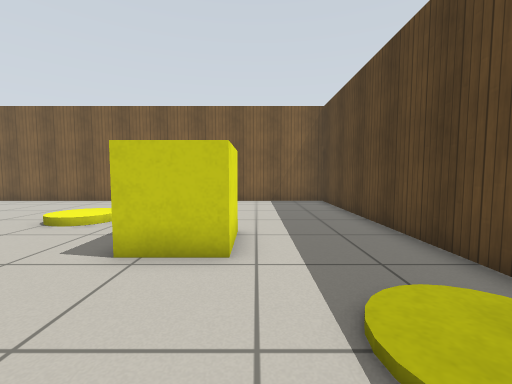
[1] (above)

21 first-person views from a walk through a world built for the Gazebo simulator. The camera is 0.72 m above the floor, tilts 4° down and sees 90° across. The floor is counted in squares, 0.5 m on a side. Each view is taken from the middle of a square. On the plan, view 1 faces up. The plan holds only what a view shows up to about 13 squares ahead; the rest is blank. Simple patterns stand in for the simulator's built-in surfaces.

[2]
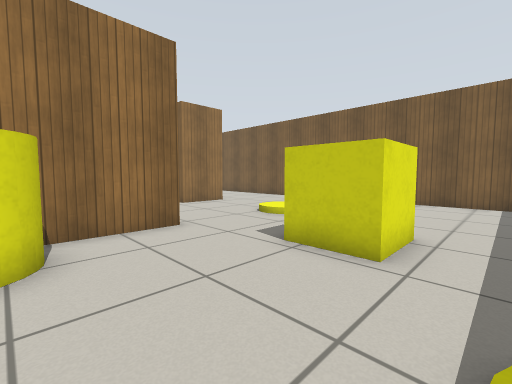

[3]
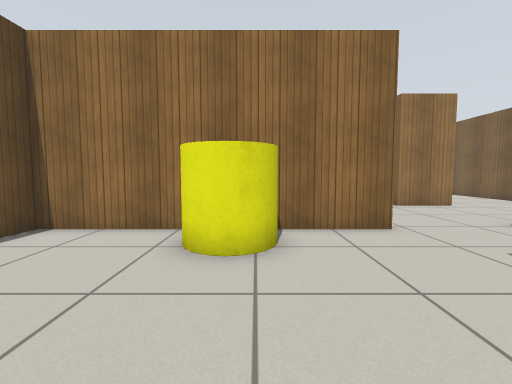

[4]
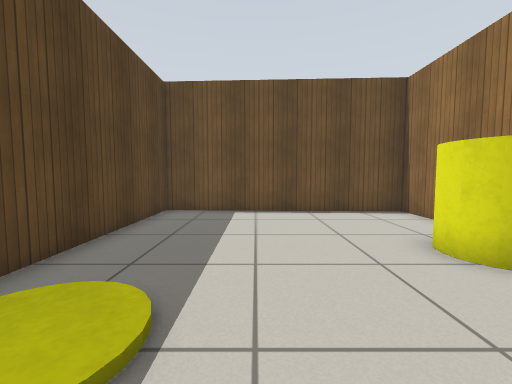

[5]
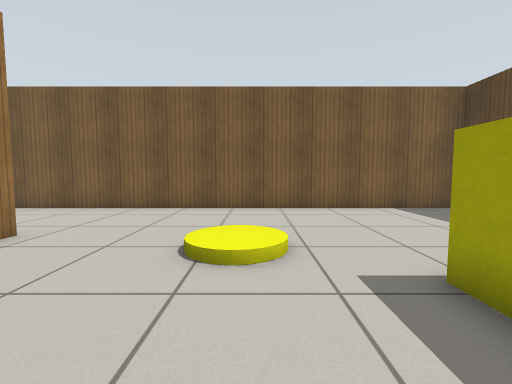

[6]
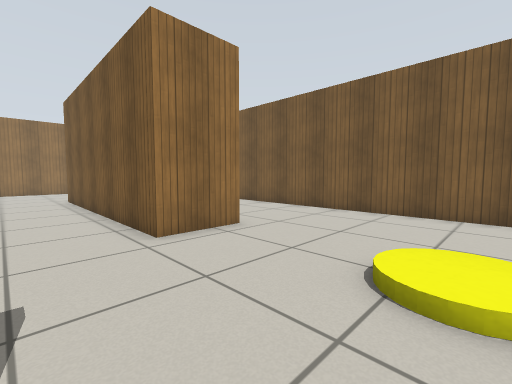

[7]
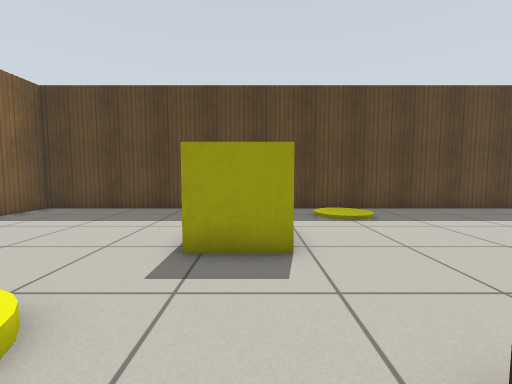

[8]
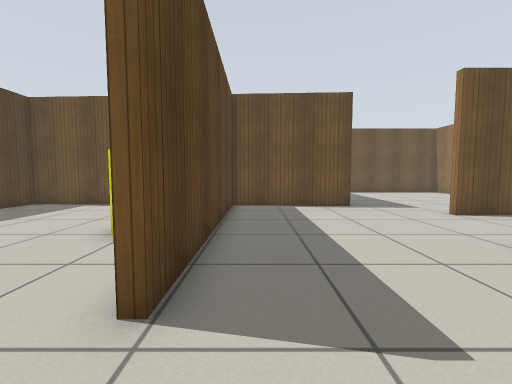

[9]
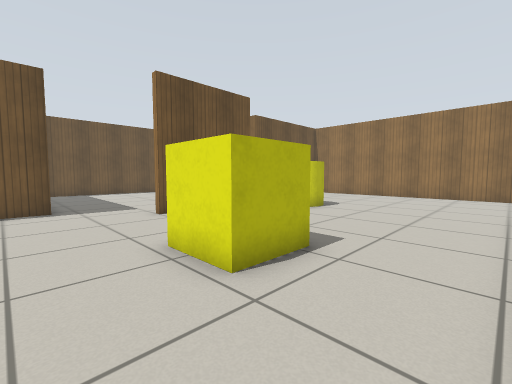

[10]
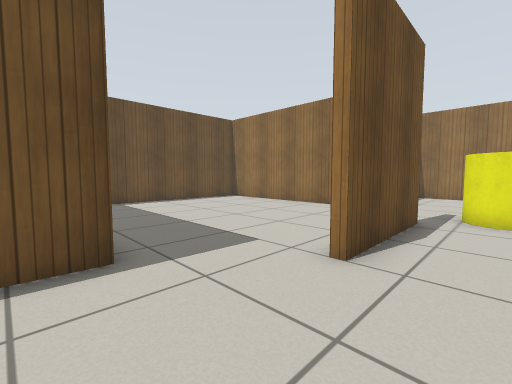

[11]
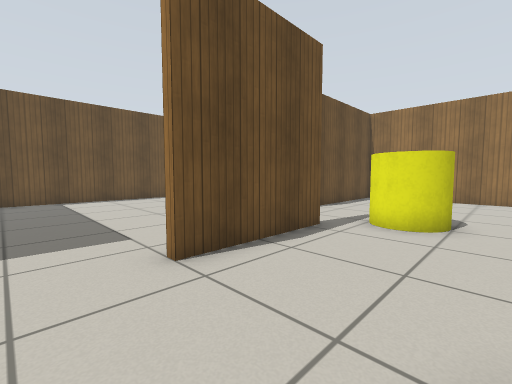

[12]
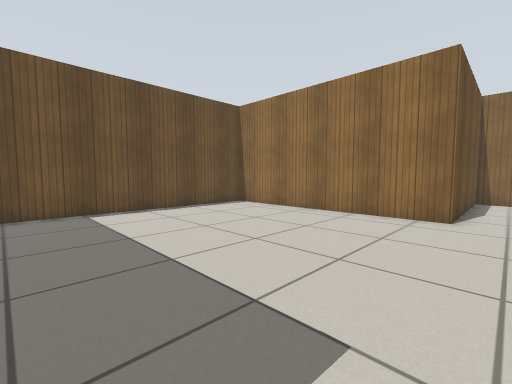

[13]
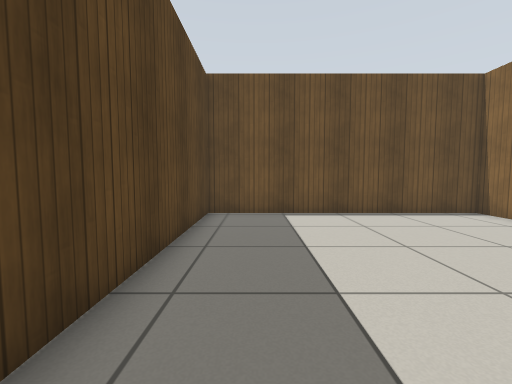

[14]
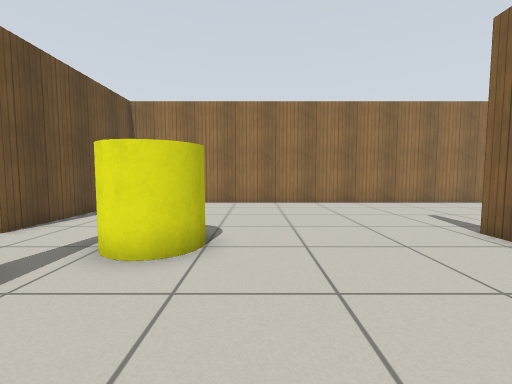

[15]
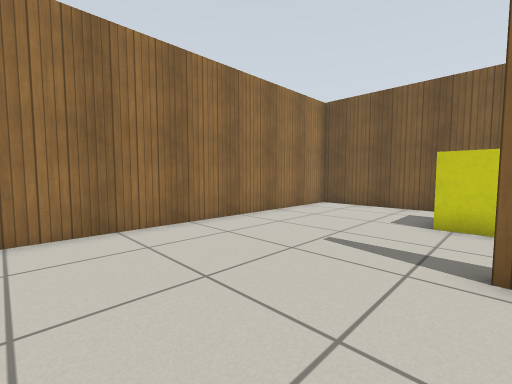

[16]
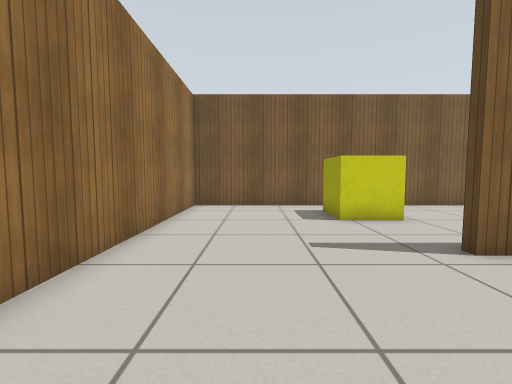

[17]
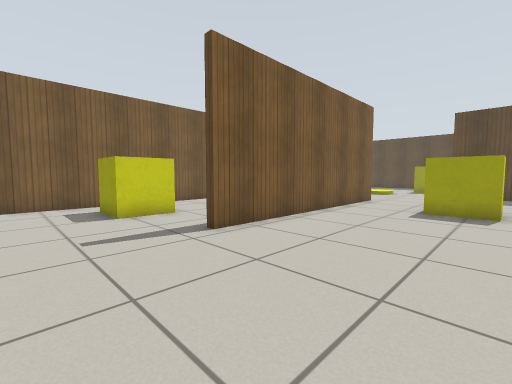

[18]
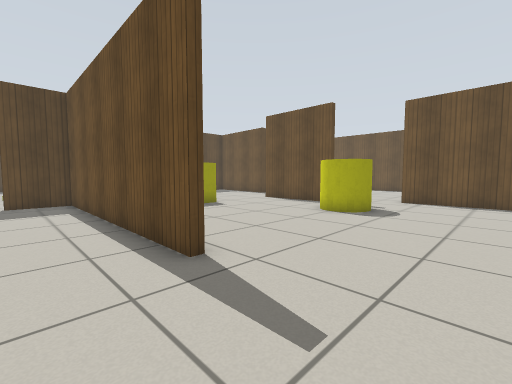

[19]
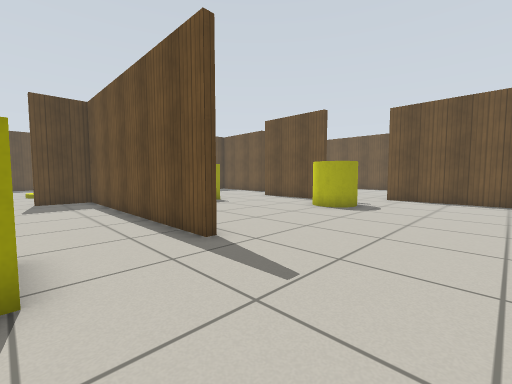

[20]
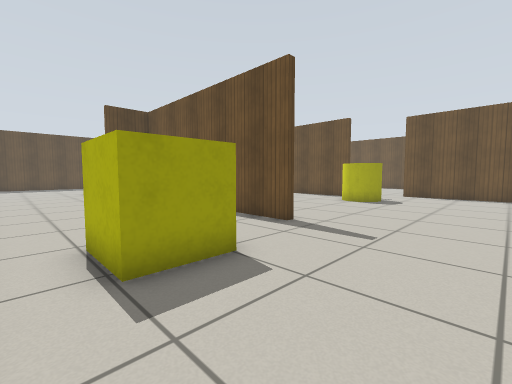

[21]
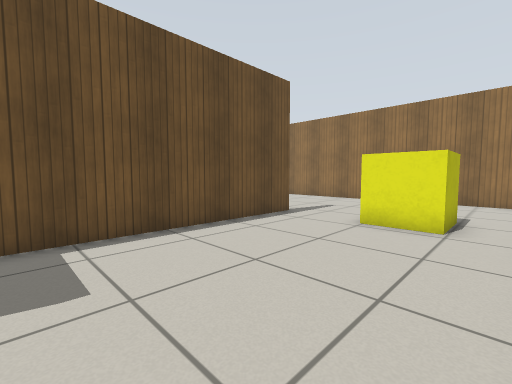

### Floor plan
Key: @ floor where view 1 was taken; # wall or solid block; . main floor; : floor 0.05 m higher than the main floor; + floor 0.1 m higher than the main floor; B yellow box; C yellow cylinder.
Columns run from 28 left of view 1 to 4 right of it. Each row starts with its distance up from view 1.
 14 #################################
 13 #...............................#
 12 #.....BB........................#
 11 #.....BB........................#
 10 #.....BB........................#
  9 #.....................  ........#
  8 #................#....+ ........#
  7 #......###########..............#
  6 #.........................BB....#
  5 #.........................BB....#
  4 #...............................#
  3 #.............BB......#.........#
  2 #.............BB......#......:  #
  1 #.............BB......#.......:.#
  0 #.......C.............#CC...@...#
 -1 #......C C............#CC.......#
 -2 # ......C.............#.........#
 -3 # ........#####.......#.........#
 -4 #.....................#.........#
 -5 #######...............#.........#
 -6       ##.........################
 -7        #.........#
 -8        #.........#
 -9        #.........#
-10        #.........#
-11        #.........#
-12        #.........#
-13        #.........#
-14        #.........#
-15        ###########

Where each view was taken, in squares from view 1:
view 1: 0 up, 0 right, facing up
view 2: 0 up, 1 right, facing up-left
view 3: 0 up, 1 right, facing left
view 4: 4 up, 0 right, facing down
view 5: 3 up, 5 left, facing up
view 6: 4 up, 5 left, facing up-left
view 7: 5 up, 7 left, facing right
view 8: 6 up, 7 left, facing down
view 9: 6 up, 10 left, facing down-left
view 10: 1 down, 10 left, facing down-left
view 11: 1 up, 12 left, facing down-left
view 12: 4 down, 12 left, facing down-left
view 13: 5 down, 13 left, facing down
view 14: 1 up, 15 left, facing left
view 15: 2 up, 21 left, facing up-left
view 16: 2 up, 25 left, facing up
view 17: 1 up, 25 left, facing up-right
view 18: 9 up, 25 left, facing down-right
view 19: 10 up, 26 left, facing down-right
view 20: 13 up, 26 left, facing down-right
view 21: 13 up, 13 left, facing down-left
